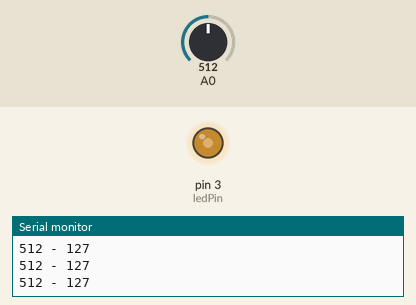
This sketch was run on a simulated Arduino Uno, built with avr-gcc and run on an emulated ATmega328P. Shown: output pins drawn as LEDs (lit = HIGH), the last lines printed to the serial monitor. Inputs (shaded band) come from the test bench; at power-on: A0 = 512.

Above: at 1.2 s.
1.3 s: A0 set to 985
At 1.7 s:
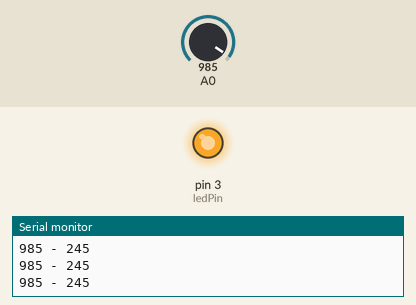
2.8 s: A0 set to 1011
At 4.0 s:
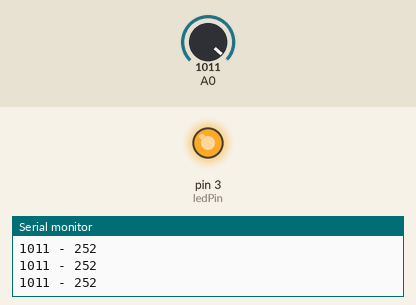
4.3 s: A0 set to 716
At 5.1 s:
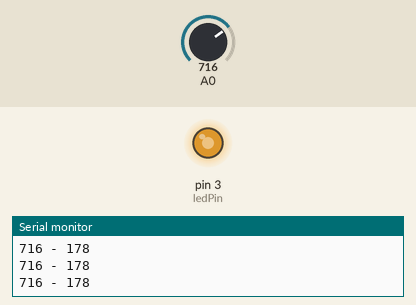
5.8 s: A0 set to 415
At 6.6 s:
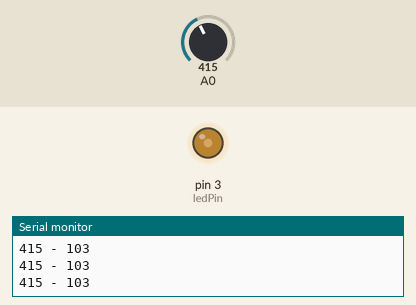
8.8 s: A0 set to 394
At 9.9 s:
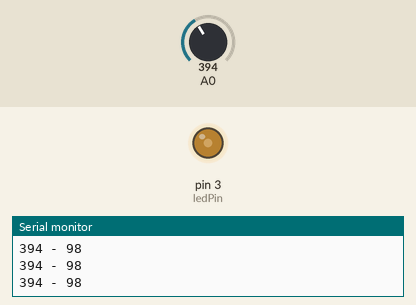
10.3 s: A0 set to 245
At 10.8 s:
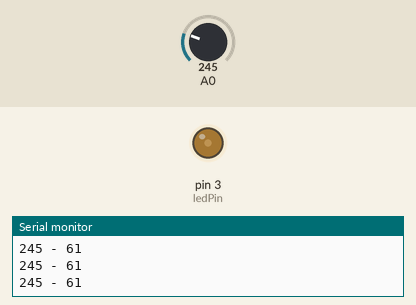
Timing chart, 0 to 12.8 s (numbered marks = the images above; inputs shaded):
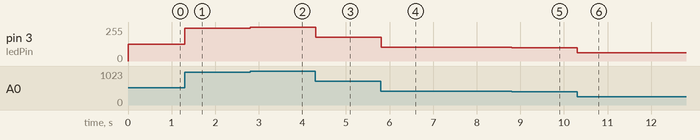

Measured:
- after the input at 1.3 s, pin 3 (ledPin): 127/255 → 245/255 at once
- after the input at 2.8 s, pin 3 (ledPin): 245/255 → 252/255 at once
- after the input at 4.3 s, pin 3 (ledPin): 252/255 → 178/255 at once
- after the input at 5.8 s, pin 3 (ledPin): 178/255 → 103/255 at once
- after the input at 8.8 s, pin 3 (ledPin): 103/255 → 98/255 at once
- after the input at 10.3 s, pin 3 (ledPin): 98/255 → 61/255 at once

The sketch:

sketch_oct31a.ino
```cpp
int ledPin = 3;

void setup() {
  // pinMode(ledPin, OUTPUT);
  Serial.begin(9600);

}

void loop() {
  int potentioMeter = analogRead(A0);
  // analogRead()

  int pvmVal =  map(potentioMeter, 0, 1023, 0, 255);


  Serial.println((String)potentioMeter + " - " + pvmVal);
  analogWrite(ledPin, pvmVal);

  delay(10);

}


void FadeIn(){
  for(int i = 0; i <= 255; i++){
    analogWrite(ledPin, i);
    delay(2.5);
  }
}

void FadeOut(){
  for(int i = 255; i >= 0; i--){
    analogWrite(ledPin, i);
    delay(2.5);
  }
}
```
